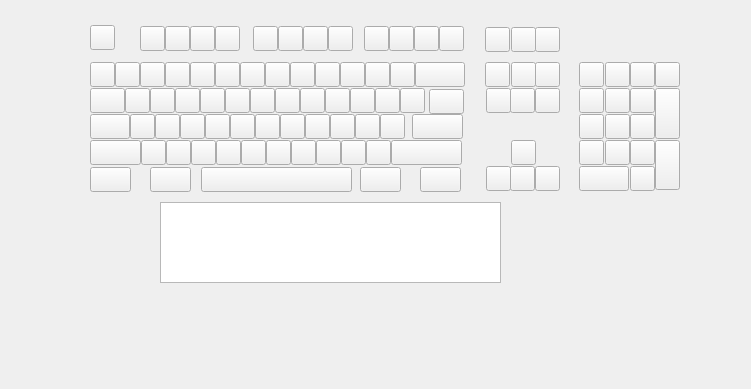
<?xml version="1.0" encoding="UTF-8"?>
<ui version="4.0">
 <class>Form</class>
 <widget class="QWidget" name="Form">
  <property name="geometry">
   <rect>
    <x>0</x>
    <y>0</y>
    <width>751</width>
    <height>389</height>
   </rect>
  </property>
  <property name="windowTitle">
   <string>Form</string>
  </property>
  <widget class="QPushButton" name="pos023">
   <property name="geometry">
    <rect>
     <x>275</x>
     <y>88</y>
     <width>25</width>
     <height>25</height>
    </rect>
   </property>
   <property name="text">
    <string/>
   </property>
  </widget>
  <widget class="QPushButton" name="pos085">
   <property name="geometry">
    <rect>
     <x>535</x>
     <y>62</y>
     <width>25</width>
     <height>25</height>
    </rect>
   </property>
   <property name="text">
    <string/>
   </property>
  </widget>
  <widget class="QPushButton" name="pos052">
   <property name="geometry">
    <rect>
     <x>291</x>
     <y>140</y>
     <width>25</width>
     <height>25</height>
    </rect>
   </property>
   <property name="text">
    <string/>
   </property>
  </widget>
  <widget class="QPushButton" name="pos017">
   <property name="geometry">
    <rect>
     <x>125</x>
     <y>88</y>
     <width>25</width>
     <height>25</height>
    </rect>
   </property>
   <property name="whatsThis">
    <string>&lt;html&gt;&lt;head/&gt;&lt;body&gt;&lt;p&gt;F13&lt;/p&gt;&lt;/body&gt;&lt;/html&gt;</string>
   </property>
   <property name="text">
    <string/>
   </property>
   <property name="checkable">
    <bool>false</bool>
   </property>
  </widget>
  <widget class="QPushButton" name="pos028">
   <property name="geometry">
    <rect>
     <x>400</x>
     <y>88</y>
     <width>25</width>
     <height>25</height>
    </rect>
   </property>
   <property name="text">
    <string/>
   </property>
  </widget>
  <widget class="QPushButton" name="pos016">
   <property name="geometry">
    <rect>
     <x>90</x>
     <y>88</y>
     <width>35</width>
     <height>25</height>
    </rect>
   </property>
   <property name="text">
    <string/>
   </property>
  </widget>
  <widget class="QPushButton" name="pos035">
   <property name="geometry">
    <rect>
     <x>230</x>
     <y>114</y>
     <width>25</width>
     <height>25</height>
    </rect>
   </property>
   <property name="text">
    <string/>
   </property>
  </widget>
  <widget class="QPushButton" name="pos015">
   <property name="geometry">
    <rect>
     <x>415</x>
     <y>62</y>
     <width>50</width>
     <height>25</height>
    </rect>
   </property>
   <property name="text">
    <string/>
   </property>
  </widget>
  <widget class="QPushButton" name="pos013">
   <property name="geometry">
    <rect>
     <x>390</x>
     <y>62</y>
     <width>25</width>
     <height>25</height>
    </rect>
   </property>
   <property name="text">
    <string/>
   </property>
  </widget>
  <widget class="QPushButton" name="pos026">
   <property name="geometry">
    <rect>
     <x>350</x>
     <y>88</y>
     <width>25</width>
     <height>25</height>
    </rect>
   </property>
   <property name="text">
    <string/>
   </property>
  </widget>
  <widget class="QPushButton" name="pos005">
   <property name="geometry">
    <rect>
     <x>190</x>
     <y>62</y>
     <width>25</width>
     <height>25</height>
    </rect>
   </property>
   <property name="text">
    <string/>
   </property>
  </widget>
  <widget class="QPushButton" name="pos046">
   <property name="geometry">
    <rect>
     <x>141</x>
     <y>140</y>
     <width>25</width>
     <height>25</height>
    </rect>
   </property>
   <property name="text">
    <string/>
   </property>
  </widget>
  <widget class="QPushButton" name="pos002">
   <property name="geometry">
    <rect>
     <x>115</x>
     <y>62</y>
     <width>25</width>
     <height>25</height>
    </rect>
   </property>
   <property name="text">
    <string/>
   </property>
  </widget>
  <widget class="QPushButton" name="pos001">
   <property name="geometry">
    <rect>
     <x>90</x>
     <y>62</y>
     <width>25</width>
     <height>25</height>
    </rect>
   </property>
   <property name="text">
    <string/>
   </property>
  </widget>
  <widget class="QPushButton" name="pos106">
   <property name="geometry">
    <rect>
     <x>655</x>
     <y>88</y>
     <width>25</width>
     <height>51</height>
    </rect>
   </property>
   <property name="text">
    <string/>
   </property>
  </widget>
  <widget class="QPushButton" name="pos007">
   <property name="geometry">
    <rect>
     <x>240</x>
     <y>62</y>
     <width>25</width>
     <height>25</height>
    </rect>
   </property>
   <property name="text">
    <string/>
   </property>
  </widget>
  <widget class="QPushButton" name="pos004">
   <property name="geometry">
    <rect>
     <x>165</x>
     <y>62</y>
     <width>25</width>
     <height>25</height>
    </rect>
   </property>
   <property name="text">
    <string/>
   </property>
  </widget>
  <widget class="QPushButton" name="pos012">
   <property name="geometry">
    <rect>
     <x>365</x>
     <y>62</y>
     <width>25</width>
     <height>25</height>
    </rect>
   </property>
   <property name="text">
    <string/>
   </property>
  </widget>
  <widget class="QPushButton" name="pos003">
   <property name="geometry">
    <rect>
     <x>140</x>
     <y>62</y>
     <width>25</width>
     <height>25</height>
    </rect>
   </property>
   <property name="text">
    <string/>
   </property>
  </widget>
  <widget class="QPushButton" name="pos062">
   <property name="geometry">
    <rect>
     <x>360</x>
     <y>167</y>
     <width>41</width>
     <height>25</height>
    </rect>
   </property>
   <property name="text">
    <string/>
   </property>
  </widget>
  <widget class="QPushButton" name="pos008">
   <property name="geometry">
    <rect>
     <x>265</x>
     <y>62</y>
     <width>25</width>
     <height>25</height>
    </rect>
   </property>
   <property name="text">
    <string/>
   </property>
  </widget>
  <widget class="QPushButton" name="pos009">
   <property name="geometry">
    <rect>
     <x>290</x>
     <y>62</y>
     <width>25</width>
     <height>25</height>
    </rect>
   </property>
   <property name="text">
    <string/>
   </property>
  </widget>
  <widget class="QPushButton" name="pos011">
   <property name="geometry">
    <rect>
     <x>340</x>
     <y>62</y>
     <width>25</width>
     <height>25</height>
    </rect>
   </property>
   <property name="text">
    <string/>
   </property>
  </widget>
  <widget class="QPushButton" name="pos054">
   <property name="geometry">
    <rect>
     <x>341</x>
     <y>140</y>
     <width>25</width>
     <height>25</height>
    </rect>
   </property>
   <property name="text">
    <string/>
   </property>
  </widget>
  <widget class="QPushButton" name="pos034">
   <property name="geometry">
    <rect>
     <x>205</x>
     <y>114</y>
     <width>25</width>
     <height>25</height>
    </rect>
   </property>
   <property name="text">
    <string/>
   </property>
  </widget>
  <widget class="QPushButton" name="pos105">
   <property name="geometry">
    <rect>
     <x>655</x>
     <y>62</y>
     <width>25</width>
     <height>25</height>
    </rect>
   </property>
   <property name="text">
    <string/>
   </property>
  </widget>
  <widget class="QPushButton" name="pos021">
   <property name="geometry">
    <rect>
     <x>225</x>
     <y>88</y>
     <width>25</width>
     <height>25</height>
    </rect>
   </property>
   <property name="text">
    <string/>
   </property>
  </widget>
  <widget class="QPushButton" name="pos061">
   <property name="geometry">
    <rect>
     <x>201</x>
     <y>167</y>
     <width>151</width>
     <height>25</height>
    </rect>
   </property>
   <property name="text">
    <string/>
   </property>
  </widget>
  <widget class="QPushButton" name="pos078">
   <property name="geometry">
    <rect>
     <x>486</x>
     <y>166</y>
     <width>25</width>
     <height>25</height>
    </rect>
   </property>
   <property name="text">
    <string/>
   </property>
  </widget>
  <widget class="QPushButton" name="pos051">
   <property name="geometry">
    <rect>
     <x>266</x>
     <y>140</y>
     <width>25</width>
     <height>25</height>
    </rect>
   </property>
   <property name="text">
    <string/>
   </property>
  </widget>
  <widget class="QPushButton" name="pos041">
   <property name="geometry">
    <rect>
     <x>380</x>
     <y>114</y>
     <width>25</width>
     <height>25</height>
    </rect>
   </property>
   <property name="text">
    <string/>
   </property>
  </widget>
  <widget class="QPushButton" name="pos101">
   <property name="geometry">
    <rect>
     <x>630</x>
     <y>88</y>
     <width>25</width>
     <height>25</height>
    </rect>
   </property>
   <property name="text">
    <string/>
   </property>
  </widget>
  <widget class="QPushButton" name="pos022">
   <property name="geometry">
    <rect>
     <x>250</x>
     <y>88</y>
     <width>25</width>
     <height>25</height>
    </rect>
   </property>
   <property name="text">
    <string/>
   </property>
  </widget>
  <widget class="QPushButton" name="pos006">
   <property name="geometry">
    <rect>
     <x>215</x>
     <y>62</y>
     <width>25</width>
     <height>25</height>
    </rect>
   </property>
   <property name="text">
    <string/>
   </property>
  </widget>
  <widget class="QPushButton" name="pos060">
   <property name="geometry">
    <rect>
     <x>150</x>
     <y>167</y>
     <width>41</width>
     <height>25</height>
    </rect>
   </property>
   <property name="text">
    <string/>
   </property>
  </widget>
  <widget class="QPushButton" name="pos038">
   <property name="geometry">
    <rect>
     <x>305</x>
     <y>114</y>
     <width>25</width>
     <height>25</height>
    </rect>
   </property>
   <property name="text">
    <string/>
   </property>
  </widget>
  <widget class="QPushButton" name="pos050">
   <property name="geometry">
    <rect>
     <x>241</x>
     <y>140</y>
     <width>25</width>
     <height>25</height>
    </rect>
   </property>
   <property name="text">
    <string/>
   </property>
  </widget>
  <widget class="QPushButton" name="pos020">
   <property name="geometry">
    <rect>
     <x>200</x>
     <y>88</y>
     <width>25</width>
     <height>25</height>
    </rect>
   </property>
   <property name="text">
    <string/>
   </property>
  </widget>
  <widget class="QPushButton" name="pos025">
   <property name="geometry">
    <rect>
     <x>325</x>
     <y>88</y>
     <width>25</width>
     <height>25</height>
    </rect>
   </property>
   <property name="text">
    <string/>
   </property>
  </widget>
  <widget class="QPushButton" name="pos091">
   <property name="geometry">
    <rect>
     <x>579</x>
     <y>88</y>
     <width>25</width>
     <height>25</height>
    </rect>
   </property>
   <property name="text">
    <string/>
   </property>
  </widget>
  <widget class="QPushButton" name="pos039">
   <property name="geometry">
    <rect>
     <x>330</x>
     <y>114</y>
     <width>25</width>
     <height>25</height>
    </rect>
   </property>
   <property name="text">
    <string/>
   </property>
  </widget>
  <widget class="QPushButton" name="pos027">
   <property name="geometry">
    <rect>
     <x>375</x>
     <y>88</y>
     <width>25</width>
     <height>25</height>
    </rect>
   </property>
   <property name="text">
    <string/>
   </property>
  </widget>
  <widget class="QTextBrowser" name="textBrowser">
   <property name="geometry">
    <rect>
     <x>160</x>
     <y>202</y>
     <width>341</width>
     <height>81</height>
    </rect>
   </property>
  </widget>
  <widget class="QPushButton" name="pos058">
   <property name="geometry">
    <rect>
     <x>90</x>
     <y>167</y>
     <width>41</width>
     <height>25</height>
    </rect>
   </property>
   <property name="text">
    <string/>
   </property>
  </widget>
  <widget class="QPushButton" name="pos033">
   <property name="geometry">
    <rect>
     <x>180</x>
     <y>114</y>
     <width>25</width>
     <height>25</height>
    </rect>
   </property>
   <property name="text">
    <string/>
   </property>
  </widget>
  <widget class="QPushButton" name="pos082">
   <property name="geometry">
    <rect>
     <x>511</x>
     <y>140</y>
     <width>25</width>
     <height>25</height>
    </rect>
   </property>
   <property name="text">
    <string/>
   </property>
  </widget>
  <widget class="QPushButton" name="pos049">
   <property name="geometry">
    <rect>
     <x>216</x>
     <y>140</y>
     <width>25</width>
     <height>25</height>
    </rect>
   </property>
   <property name="text">
    <string/>
   </property>
  </widget>
  <widget class="QPushButton" name="pos098">
   <property name="geometry">
    <rect>
     <x>605</x>
     <y>140</y>
     <width>25</width>
     <height>25</height>
    </rect>
   </property>
   <property name="text">
    <string/>
   </property>
  </widget>
  <widget class="QPushButton" name="pos019">
   <property name="geometry">
    <rect>
     <x>175</x>
     <y>88</y>
     <width>25</width>
     <height>25</height>
    </rect>
   </property>
   <property name="text">
    <string/>
   </property>
  </widget>
  <widget class="QPushButton" name="pos102">
   <property name="geometry">
    <rect>
     <x>630</x>
     <y>114</y>
     <width>25</width>
     <height>25</height>
    </rect>
   </property>
   <property name="text">
    <string/>
   </property>
  </widget>
  <widget class="QPushButton" name="pos088">
   <property name="geometry">
    <rect>
     <x>535</x>
     <y>166</y>
     <width>25</width>
     <height>25</height>
    </rect>
   </property>
   <property name="text">
    <string/>
   </property>
  </widget>
  <widget class="QPushButton" name="pos108">
   <property name="geometry">
    <rect>
     <x>655</x>
     <y>140</y>
     <width>25</width>
     <height>50</height>
    </rect>
   </property>
   <property name="text">
    <string/>
   </property>
  </widget>
  <widget class="QPushButton" name="pos080">
   <property name="geometry">
    <rect>
     <x>511</x>
     <y>62</y>
     <width>25</width>
     <height>25</height>
    </rect>
   </property>
   <property name="text">
    <string/>
   </property>
  </widget>
  <widget class="QPushButton" name="pos018">
   <property name="geometry">
    <rect>
     <x>150</x>
     <y>88</y>
     <width>25</width>
     <height>25</height>
    </rect>
   </property>
   <property name="text">
    <string/>
   </property>
  </widget>
  <widget class="QPushButton" name="pos100">
   <property name="geometry">
    <rect>
     <x>630</x>
     <y>62</y>
     <width>25</width>
     <height>25</height>
    </rect>
   </property>
   <property name="text">
    <string/>
   </property>
  </widget>
  <widget class="QPushButton" name="pos040">
   <property name="geometry">
    <rect>
     <x>355</x>
     <y>114</y>
     <width>25</width>
     <height>25</height>
    </rect>
   </property>
   <property name="text">
    <string/>
   </property>
  </widget>
  <widget class="QPushButton" name="pos095">
   <property name="geometry">
    <rect>
     <x>605</x>
     <y>62</y>
     <width>25</width>
     <height>25</height>
    </rect>
   </property>
   <property name="text">
    <string/>
   </property>
  </widget>
  <widget class="QPushButton" name="pos032">
   <property name="geometry">
    <rect>
     <x>155</x>
     <y>114</y>
     <width>25</width>
     <height>25</height>
    </rect>
   </property>
   <property name="text">
    <string/>
   </property>
  </widget>
  <widget class="QPushButton" name="pos048">
   <property name="geometry">
    <rect>
     <x>191</x>
     <y>140</y>
     <width>25</width>
     <height>25</height>
    </rect>
   </property>
   <property name="text">
    <string/>
   </property>
  </widget>
  <widget class="QPushButton" name="pos092">
   <property name="geometry">
    <rect>
     <x>579</x>
     <y>114</y>
     <width>25</width>
     <height>25</height>
    </rect>
   </property>
   <property name="text">
    <string/>
   </property>
  </widget>
  <widget class="QPushButton" name="pos081">
   <property name="geometry">
    <rect>
     <x>510</x>
     <y>88</y>
     <width>25</width>
     <height>25</height>
    </rect>
   </property>
   <property name="text">
    <string/>
   </property>
  </widget>
  <widget class="QPushButton" name="pos031">
   <property name="geometry">
    <rect>
     <x>130</x>
     <y>114</y>
     <width>25</width>
     <height>25</height>
    </rect>
   </property>
   <property name="whatsThis">
    <string>&lt;html&gt;&lt;head/&gt;&lt;body&gt;&lt;p&gt;F13&lt;/p&gt;&lt;/body&gt;&lt;/html&gt;</string>
   </property>
   <property name="text">
    <string/>
   </property>
   <property name="checkable">
    <bool>false</bool>
   </property>
  </widget>
  <widget class="QPushButton" name="pos057">
   <property name="geometry">
    <rect>
     <x>391</x>
     <y>140</y>
     <width>71</width>
     <height>25</height>
    </rect>
   </property>
   <property name="text">
    <string/>
   </property>
  </widget>
  <widget class="QPushButton" name="pos083">
   <property name="geometry">
    <rect>
     <x>510</x>
     <y>166</y>
     <width>25</width>
     <height>25</height>
    </rect>
   </property>
   <property name="text">
    <string/>
   </property>
  </widget>
  <widget class="QPushButton" name="pos037">
   <property name="geometry">
    <rect>
     <x>280</x>
     <y>114</y>
     <width>25</width>
     <height>25</height>
    </rect>
   </property>
   <property name="text">
    <string/>
   </property>
  </widget>
  <widget class="QPushButton" name="pos093">
   <property name="geometry">
    <rect>
     <x>579</x>
     <y>140</y>
     <width>25</width>
     <height>25</height>
    </rect>
   </property>
   <property name="text">
    <string/>
   </property>
  </widget>
  <widget class="QPushButton" name="pos055">
   <property name="geometry">
    <rect>
     <x>366</x>
     <y>140</y>
     <width>25</width>
     <height>25</height>
    </rect>
   </property>
   <property name="text">
    <string/>
   </property>
  </widget>
  <widget class="QPushButton" name="pos099">
   <property name="geometry">
    <rect>
     <x>579</x>
     <y>166</y>
     <width>50</width>
     <height>25</height>
    </rect>
   </property>
   <property name="text">
    <string/>
   </property>
  </widget>
  <widget class="QPushButton" name="pos097">
   <property name="geometry">
    <rect>
     <x>605</x>
     <y>114</y>
     <width>25</width>
     <height>25</height>
    </rect>
   </property>
   <property name="text">
    <string/>
   </property>
  </widget>
  <widget class="QPushButton" name="pos104">
   <property name="geometry">
    <rect>
     <x>630</x>
     <y>166</y>
     <width>25</width>
     <height>25</height>
    </rect>
   </property>
   <property name="text">
    <string/>
   </property>
  </widget>
  <widget class="QPushButton" name="pos076">
   <property name="geometry">
    <rect>
     <x>486</x>
     <y>88</y>
     <width>25</width>
     <height>25</height>
    </rect>
   </property>
   <property name="text">
    <string/>
   </property>
  </widget>
  <widget class="QPushButton" name="pos086">
   <property name="geometry">
    <rect>
     <x>535</x>
     <y>88</y>
     <width>25</width>
     <height>25</height>
    </rect>
   </property>
   <property name="text">
    <string/>
   </property>
  </widget>
  <widget class="QPushButton" name="pos030">
   <property name="geometry">
    <rect>
     <x>90</x>
     <y>114</y>
     <width>40</width>
     <height>25</height>
    </rect>
   </property>
   <property name="text">
    <string/>
   </property>
  </widget>
  <widget class="QPushButton" name="pos096">
   <property name="geometry">
    <rect>
     <x>605</x>
     <y>88</y>
     <width>25</width>
     <height>25</height>
    </rect>
   </property>
   <property name="text">
    <string/>
   </property>
  </widget>
  <widget class="QPushButton" name="pos053">
   <property name="geometry">
    <rect>
     <x>316</x>
     <y>140</y>
     <width>25</width>
     <height>25</height>
    </rect>
   </property>
   <property name="text">
    <string/>
   </property>
  </widget>
  <widget class="QPushButton" name="pos090">
   <property name="geometry">
    <rect>
     <x>579</x>
     <y>62</y>
     <width>25</width>
     <height>25</height>
    </rect>
   </property>
   <property name="text">
    <string/>
   </property>
  </widget>
  <widget class="QPushButton" name="pos044">
   <property name="geometry">
    <rect>
     <x>90</x>
     <y>140</y>
     <width>51</width>
     <height>25</height>
    </rect>
   </property>
   <property name="text">
    <string/>
   </property>
  </widget>
  <widget class="QPushButton" name="pos010">
   <property name="geometry">
    <rect>
     <x>315</x>
     <y>62</y>
     <width>25</width>
     <height>25</height>
    </rect>
   </property>
   <property name="text">
    <string/>
   </property>
  </widget>
  <widget class="QPushButton" name="pos036">
   <property name="geometry">
    <rect>
     <x>255</x>
     <y>114</y>
     <width>25</width>
     <height>25</height>
    </rect>
   </property>
   <property name="text">
    <string/>
   </property>
  </widget>
  <widget class="QPushButton" name="pos047">
   <property name="geometry">
    <rect>
     <x>166</x>
     <y>140</y>
     <width>25</width>
     <height>25</height>
    </rect>
   </property>
   <property name="text">
    <string/>
   </property>
  </widget>
  <widget class="QPushButton" name="pos075">
   <property name="geometry">
    <rect>
     <x>485</x>
     <y>62</y>
     <width>25</width>
     <height>25</height>
    </rect>
   </property>
   <property name="text">
    <string/>
   </property>
  </widget>
  <widget class="QPushButton" name="pos024">
   <property name="geometry">
    <rect>
     <x>300</x>
     <y>88</y>
     <width>25</width>
     <height>25</height>
    </rect>
   </property>
   <property name="text">
    <string/>
   </property>
  </widget>
  <widget class="QPushButton" name="pos064">
   <property name="geometry">
    <rect>
     <x>420</x>
     <y>167</y>
     <width>41</width>
     <height>25</height>
    </rect>
   </property>
   <property name="text">
    <string/>
   </property>
  </widget>
  <widget class="QPushButton" name="pos103">
   <property name="geometry">
    <rect>
     <x>630</x>
     <y>140</y>
     <width>25</width>
     <height>25</height>
    </rect>
   </property>
   <property name="text">
    <string/>
   </property>
  </widget>
  <widget class="QPushButton" name="pos016_2">
   <property name="geometry">
    <rect>
     <x>429</x>
     <y>89</y>
     <width>35</width>
     <height>25</height>
    </rect>
   </property>
   <property name="text">
    <string/>
   </property>
  </widget>
  <widget class="QPushButton" name="pos044_2">
   <property name="geometry">
    <rect>
     <x>412</x>
     <y>114</y>
     <width>51</width>
     <height>25</height>
    </rect>
   </property>
   <property name="text">
    <string/>
   </property>
  </widget>
  <widget class="QPushButton" name="pos121">
   <property name="geometry">
    <rect>
     <x>439</x>
     <y>26</y>
     <width>25</width>
     <height>25</height>
    </rect>
   </property>
   <property name="text">
    <string/>
   </property>
  </widget>
  <widget class="QPushButton" name="pos112">
   <property name="geometry">
    <rect>
     <x>190</x>
     <y>26</y>
     <width>25</width>
     <height>25</height>
    </rect>
   </property>
   <property name="text">
    <string/>
   </property>
  </widget>
  <widget class="QPushButton" name="pos113">
   <property name="geometry">
    <rect>
     <x>215</x>
     <y>26</y>
     <width>25</width>
     <height>25</height>
    </rect>
   </property>
   <property name="text">
    <string/>
   </property>
  </widget>
  <widget class="QPushButton" name="pos115">
   <property name="geometry">
    <rect>
     <x>278</x>
     <y>26</y>
     <width>25</width>
     <height>25</height>
    </rect>
   </property>
   <property name="text">
    <string/>
   </property>
  </widget>
  <widget class="QPushButton" name="pos119">
   <property name="geometry">
    <rect>
     <x>389</x>
     <y>26</y>
     <width>25</width>
     <height>25</height>
    </rect>
   </property>
   <property name="text">
    <string/>
   </property>
  </widget>
  <widget class="QPushButton" name="pos118">
   <property name="geometry">
    <rect>
     <x>364</x>
     <y>26</y>
     <width>25</width>
     <height>25</height>
    </rect>
   </property>
   <property name="text">
    <string/>
   </property>
  </widget>
  <widget class="QPushButton" name="pos117">
   <property name="geometry">
    <rect>
     <x>328</x>
     <y>26</y>
     <width>25</width>
     <height>25</height>
    </rect>
   </property>
   <property name="text">
    <string/>
   </property>
  </widget>
  <widget class="QPushButton" name="pos111">
   <property name="geometry">
    <rect>
     <x>165</x>
     <y>26</y>
     <width>25</width>
     <height>25</height>
    </rect>
   </property>
   <property name="text">
    <string/>
   </property>
  </widget>
  <widget class="QPushButton" name="pos120">
   <property name="geometry">
    <rect>
     <x>414</x>
     <y>26</y>
     <width>25</width>
     <height>25</height>
    </rect>
   </property>
   <property name="text">
    <string/>
   </property>
  </widget>
  <widget class="QPushButton" name="pos110">
   <property name="geometry">
    <rect>
     <x>140</x>
     <y>26</y>
     <width>25</width>
     <height>25</height>
    </rect>
   </property>
   <property name="text">
    <string/>
   </property>
  </widget>
  <widget class="QPushButton" name="pos114">
   <property name="geometry">
    <rect>
     <x>253</x>
     <y>26</y>
     <width>25</width>
     <height>25</height>
    </rect>
   </property>
   <property name="text">
    <string/>
   </property>
  </widget>
  <widget class="QPushButton" name="pos116">
   <property name="geometry">
    <rect>
     <x>303</x>
     <y>26</y>
     <width>25</width>
     <height>25</height>
    </rect>
   </property>
   <property name="text">
    <string/>
   </property>
  </widget>
  <widget class="QPushButton" name="pos110_2">
   <property name="geometry">
    <rect>
     <x>90</x>
     <y>25</y>
     <width>25</width>
     <height>25</height>
    </rect>
   </property>
   <property name="text">
    <string/>
   </property>
  </widget>
  <widget class="QPushButton" name="pos085_2">
   <property name="geometry">
    <rect>
     <x>535</x>
     <y>27</y>
     <width>25</width>
     <height>25</height>
    </rect>
   </property>
   <property name="text">
    <string/>
   </property>
  </widget>
  <widget class="QPushButton" name="pos075_2">
   <property name="geometry">
    <rect>
     <x>485</x>
     <y>27</y>
     <width>25</width>
     <height>25</height>
    </rect>
   </property>
   <property name="text">
    <string/>
   </property>
  </widget>
  <widget class="QPushButton" name="pos080_2">
   <property name="geometry">
    <rect>
     <x>511</x>
     <y>27</y>
     <width>25</width>
     <height>25</height>
    </rect>
   </property>
   <property name="text">
    <string/>
   </property>
  </widget>
 </widget>
 <resources/>
 <connections/>
</ui>
